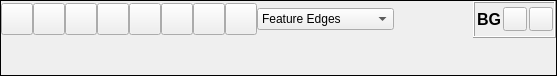
<?xml version="1.0" encoding="UTF-8"?>
<ui version="4.0">
 <class>RenderingView</class>
 <widget class="QWidget" name="RenderingView">
  <property name="geometry">
   <rect>
    <x>0</x>
    <y>0</y>
    <width>557</width>
    <height>76</height>
   </rect>
  </property>
  <layout class="QVBoxLayout" name="verticalLayout">
   <property name="spacing">
    <number>0</number>
   </property>
   <property name="leftMargin">
    <number>0</number>
   </property>
   <property name="topMargin">
    <number>0</number>
   </property>
   <property name="rightMargin">
    <number>0</number>
   </property>
   <property name="bottomMargin">
    <number>0</number>
   </property>
   <item>
    <widget class="QFrame" name="frame">
     <property name="frameShape">
      <enum>QFrame::Box</enum>
     </property>
     <property name="frameShadow">
      <enum>QFrame::Plain</enum>
     </property>
     <layout class="QVBoxLayout" name="verticalLayout_3">
      <property name="spacing">
       <number>0</number>
      </property>
      <property name="leftMargin">
       <number>0</number>
      </property>
      <property name="topMargin">
       <number>0</number>
      </property>
      <property name="rightMargin">
       <number>0</number>
      </property>
      <property name="bottomMargin">
       <number>0</number>
      </property>
      <item>
       <widget class="QWidget" name="widget" native="true">
        <property name="sizePolicy">
         <sizepolicy hsizetype="Preferred" vsizetype="Minimum">
          <horstretch>0</horstretch>
          <verstretch>0</verstretch>
         </sizepolicy>
        </property>
        <layout class="QHBoxLayout" name="horizontalLayout">
         <property name="spacing">
          <number>0</number>
         </property>
         <property name="leftMargin">
          <number>0</number>
         </property>
         <property name="topMargin">
          <number>0</number>
         </property>
         <property name="rightMargin">
          <number>0</number>
         </property>
         <property name="bottomMargin">
          <number>0</number>
         </property>
         <item>
          <widget class="FlatPushButton" name="axis">
           <property name="maximumSize">
            <size>
             <width>32</width>
             <height>32</height>
            </size>
           </property>
           <property name="toolTip">
            <string> Set the axis direction based on the origin</string>
           </property>
           <property name="icon">
            <iconset resource="../../../resource.qrc">
             <normaloff>:/graphicsIcons/originAxes</normaloff>:/graphicsIcons/originAxes</iconset>
           </property>
           <property name="iconSize">
            <size>
             <width>22</width>
             <height>22</height>
            </size>
           </property>
           <property name="checkable">
            <bool>true</bool>
           </property>
           <property name="checked">
            <bool>false</bool>
           </property>
          </widget>
         </item>
         <item>
          <widget class="FlatPushButton" name="cubeAxis">
           <property name="maximumSize">
            <size>
             <width>32</width>
             <height>32</height>
            </size>
           </property>
           <property name="toolTip">
            <string> Display x,y and z axis coordinates</string>
           </property>
           <property name="icon">
            <iconset>
             <normaloff>:/graphicsIcons/ruler</normaloff>:/graphicsIcons/ruler</iconset>
           </property>
           <property name="iconSize">
            <size>
             <width>24</width>
             <height>24</height>
            </size>
           </property>
           <property name="checkable">
            <bool>true</bool>
           </property>
          </widget>
         </item>
         <item>
          <widget class="FlatPushButton" name="ruler">
           <property name="maximumSize">
            <size>
             <width>32</width>
             <height>32</height>
            </size>
           </property>
           <property name="toolTip">
            <string>Ruler</string>
           </property>
           <property name="icon">
            <iconset resource="../../../resource.qrc">
             <normaloff>:/graphicsIcons/distance.png</normaloff>:/graphicsIcons/distance.png</iconset>
           </property>
           <property name="iconSize">
            <size>
             <width>24</width>
             <height>24</height>
            </size>
           </property>
           <property name="checkable">
            <bool>true</bool>
           </property>
          </widget>
         </item>
         <item>
          <widget class="FlatPushButton" name="perspective">
           <property name="maximumSize">
            <size>
             <width>32</width>
             <height>32</height>
            </size>
           </property>
           <property name="toolTip">
            <string> Toggle between Persepctive and Orthogonal views</string>
           </property>
           <property name="icon">
            <iconset resource="../../../resource.qrc">
             <normaloff>:/graphicsIcons/2d-label-icon.svg</normaloff>:/graphicsIcons/2d-label-icon.svg</iconset>
           </property>
           <property name="iconSize">
            <size>
             <width>24</width>
             <height>24</height>
            </size>
           </property>
           <property name="checkable">
            <bool>true</bool>
           </property>
          </widget>
         </item>
         <item>
          <widget class="FlatPushButton" name="fit">
           <property name="maximumSize">
            <size>
             <width>32</width>
             <height>32</height>
            </size>
           </property>
           <property name="toolTip">
            <string> Show the entire model in the windows to fit the view</string>
           </property>
           <property name="icon">
            <iconset resource="../../../resource.qrc">
             <normaloff>:/icons/expand.svg</normaloff>:/icons/expand.svg</iconset>
           </property>
           <property name="iconSize">
            <size>
             <width>24</width>
             <height>24</height>
            </size>
           </property>
          </widget>
         </item>
         <item>
          <widget class="FlatPushButton" name="alignAxis">
           <property name="maximumSize">
            <size>
             <width>32</width>
             <height>32</height>
            </size>
           </property>
           <property name="toolTip">
            <string> View the model from cross-section of the closest-axis, aligning with current state</string>
           </property>
           <property name="icon">
            <iconset resource="../../../resource.qrc">
             <normaloff>:/graphicsIcons/alignAxis.svg</normaloff>:/graphicsIcons/alignAxis.svg</iconset>
           </property>
           <property name="iconSize">
            <size>
             <width>24</width>
             <height>24</height>
            </size>
           </property>
          </widget>
         </item>
         <item>
          <widget class="FlatPushButton" name="rotate">
           <property name="maximumSize">
            <size>
             <width>32</width>
             <height>32</height>
            </size>
           </property>
           <property name="toolTip">
            <string> Rotate the model by 90 degrees</string>
           </property>
           <property name="icon">
            <iconset resource="../../../resource.qrc">
             <normaloff>:/icons/reload.svg</normaloff>:/icons/reload.svg</iconset>
           </property>
           <property name="iconSize">
            <size>
             <width>24</width>
             <height>24</height>
            </size>
           </property>
          </widget>
         </item>
         <item>
          <widget class="FlatPushButton" name="rotationCenter">
           <property name="maximumSize">
            <size>
             <width>32</width>
             <height>32</height>
            </size>
           </property>
           <property name="toolTip">
            <string>Rotation Center</string>
           </property>
           <property name="icon">
            <iconset resource="../../../resource.qrc">
             <normaloff>:/graphicsIcons/rotationCenter</normaloff>:/graphicsIcons/rotationCenter</iconset>
           </property>
           <property name="iconSize">
            <size>
             <width>24</width>
             <height>24</height>
            </size>
           </property>
           <property name="checkable">
            <bool>true</bool>
           </property>
          </widget>
         </item>
         <item>
          <widget class="QComboBox" name="renderingMode">
           <property name="sizeAdjustPolicy">
            <enum>QComboBox::AdjustToContents</enum>
           </property>
           <item>
            <property name="text">
             <string>Feature Edges</string>
            </property>
           </item>
           <item>
            <property name="text">
             <string>Points</string>
            </property>
           </item>
           <item>
            <property name="text">
             <string>Surface</string>
            </property>
           </item>
           <item>
            <property name="text">
             <string>Surface With Edges</string>
            </property>
           </item>
           <item>
            <property name="text">
             <string>Wireframe</string>
            </property>
           </item>
          </widget>
         </item>
         <item>
          <spacer name="horizontalSpacer">
           <property name="orientation">
            <enum>Qt::Horizontal</enum>
           </property>
           <property name="sizeHint" stdset="0">
            <size>
             <width>40</width>
             <height>20</height>
            </size>
           </property>
          </spacer>
         </item>
         <item>
          <widget class="QFrame" name="frame_2">
           <property name="frameShape">
            <enum>QFrame::Box</enum>
           </property>
           <property name="frameShadow">
            <enum>QFrame::Raised</enum>
           </property>
           <layout class="QHBoxLayout" name="horizontalLayout_2">
            <property name="spacing">
             <number>2</number>
            </property>
            <property name="leftMargin">
             <number>2</number>
            </property>
            <property name="topMargin">
             <number>1</number>
            </property>
            <property name="rightMargin">
             <number>1</number>
            </property>
            <property name="bottomMargin">
             <number>1</number>
            </property>
            <item>
             <widget class="QLabel" name="label">
              <property name="font">
               <font>
                <pointsize>12</pointsize>
                <bold>true</bold>
               </font>
              </property>
              <property name="text">
               <string>BG</string>
              </property>
             </widget>
            </item>
            <item>
             <widget class="QPushButton" name="bg2">
              <property name="maximumSize">
               <size>
                <width>24</width>
                <height>24</height>
               </size>
              </property>
              <property name="text">
               <string/>
              </property>
             </widget>
            </item>
            <item>
             <widget class="QPushButton" name="bg1">
              <property name="maximumSize">
               <size>
                <width>24</width>
                <height>24</height>
               </size>
              </property>
              <property name="text">
               <string/>
              </property>
             </widget>
            </item>
           </layout>
          </widget>
         </item>
        </layout>
       </widget>
      </item>
      <item>
       <widget class="RenderingWidget" name="view" native="true"/>
      </item>
     </layout>
    </widget>
   </item>
  </layout>
 </widget>
 <customwidgets>
  <customwidget>
   <class>FlatPushButton</class>
   <extends>QPushButton</extends>
   <header location="global">widgets.flat_push_button</header>
  </customwidget>
  <customwidget>
   <class>RenderingWidget</class>
   <extends>QWidget</extends>
   <header>widgets.rendering.rendering_widget</header>
   <container>1</container>
  </customwidget>
 </customwidgets>
 <resources>
  <include location="../../../resource.qrc"/>
 </resources>
 <connections/>
</ui>
